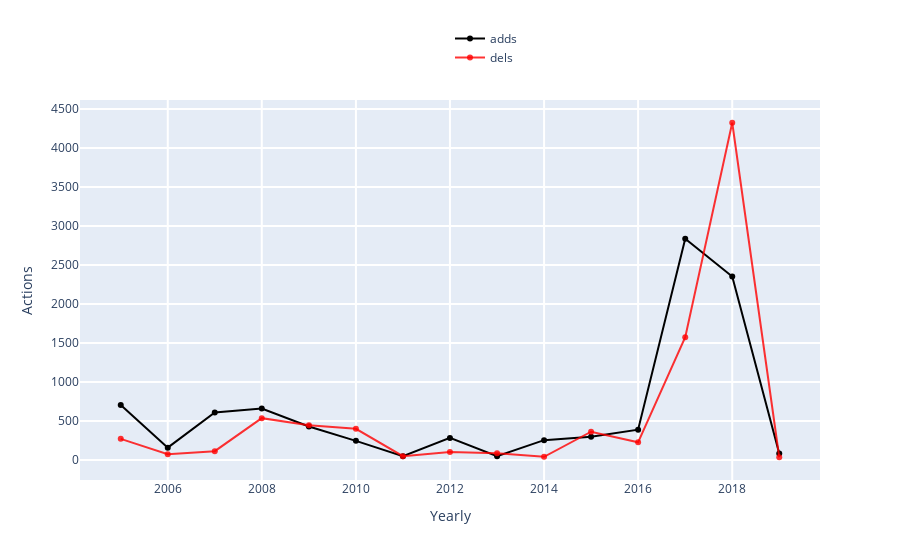

Notebook source saved alongside this figure:
### Markdown cell above
In the following graph you can
* select the *date range* and *granularity* (yearly, monthly) of the timeline (X-axis), and 
* plot any of the following *change action types* in the black, red, blue and green lines. 

<br>


<details>    
    <summary style="cursor: pointer;font-weight:bold">Explanation of the change action types</summary>

   
- **adds**: number of first-time insertions / additions
- **adds_surv_48h**: number of adds that survived at least 48 hours (after 48h, the risk of being removed is negligible on avg.)
- **adds_stopword_count**:  number of insertions that were only [stop words](https://github.com/gesiscss/wikiwho_demo_new/blob/master/data/stopword_list.txt)
<br>

- **dels**: number of deletions
- **dels_surv_48h**: number of deletions that were not resinserted in the next 48 hours 
- **dels_stopword_count**: number of deletions that were only [stop words](https://github.com/gesiscss/wikiwho_demo_new/blob/master/data/stopword_list.txt)
<br>

- **reins**: number of reinsertions
- **reins_surv_48h**: number of reinsertions that survived at least 48 hours
- **reins_stopword_count**: number of reinsertions that were only [stop words](https://github.com/gesiscss/wikiwho_demo_new/blob/master/data/stopword_list.txt)
</details>
<br>


<details>    
    <summary style="cursor: pointer;font-weight:bold">Example</summary>

For instance, if you see 10 "adds" in a month, but only 4 "adds_surv_48h", 10 completely new tokens/words have been added to the article, but only 4 of them stayed in the article for more than 2 days, which usually means the other 6 are gone for good. If "dels" are performed and don't survive, that means that these deletions have been undone, i.e., the deleted tokens have been put back. I.e., these are measurements of the longevity and stability of edit actions done to the article.
</details>

### Code cell
# create and display the button
button2 = widgets.Button(description="Load Actions", layout=Layout(width='160px'))
display(button2)

def on_click_details(b):
    global agg_actions
    global editors
    global action_types
    with out4:
        clear_output()
        display(md(f"***Page: {the_page['title']}***"))
        
        wikiwho = WikiWho(lng='en')
        agg_actions = wikiwho.dv.edit_persistence(the_page.page_id)

        # Eliminate columns containing 'persistent'
        new_cols = agg_actions.columns[~agg_actions.columns.str.contains('persistent')]
        agg_actions = agg_actions[new_cols]

        # define total columns
        total_columns = ['total', 'total_surv_48h', 'total_stopword_count']

        # add columns with the total actions
        agg_actions = agg_actions.join(pd.DataFrame(
            agg_actions.loc[:,'adds':'adds_stopword_count'].values +\
            agg_actions.loc[:,'dels':'dels_stopword_count'].values +\
            agg_actions.loc[:,'reins':'reins_stopword_count'].values, 
            index=agg_actions.index, 
            columns=total_columns
        ))

        # the output widget is used to update the qgrid
        print("Downloading editor usernames (i.e. *editor* column)...")
        
        clear_output()
        # Grab user names from wikipedia and merge them to the editors_conflict dataframe
        wikipedia_dv = WikipediaDV(WikipediaAPI(domain='en.wikipedia.org'))
        editors = wikipedia_dv.get_editors(agg_actions['editor_id'].unique()).rename(columns = {
            'userid': 'editor_id'})

        # Merge the names of the editors to the aggregate actions dataframe
        display(md(f"***Page: {the_page['title']}***"))
        agg_actions = agg_actions.merge(editors[['editor_id', 'name']], on='editor_id')
        agg_actions.insert(3, 'editor', agg_actions['name'])
        agg_actions = agg_actions.drop(columns=['name'])
        agg_actions['editor'] = agg_actions['editor'].fillna("Unregistered")
                
        # Convert to datetime
        agg_actions['year_month'] = pd.to_datetime(agg_actions['year_month'])

        # Group the data by year month and page (drop the editor information)
        agg_actions.drop('editor_id', axis=1).groupby(['year_month','page_id']).sum().reset_index()

        # Listener
        listener = ActionsListener(agg_actions)
        action_types = (agg_actions.columns[4:13]).values.tolist()

        # Visualization
        interact(listener.listen,
                 _range = get_date_slider_from_datetime(agg_actions['year_month']),
                 editor=fixed('All'),
                 granularity=Dropdown(options=['Yearly', 'Monthly'], value='Yearly'),
                 black=Dropdown(options=action_types, value='adds'), 
                 red=Dropdown(options= ['None'] + action_types, value='dels'),
                 green=Dropdown(options= ['None'] + action_types, value='None'), 
                 blue=Dropdown(options= ['None'] + action_types, value='None'))

    
out4 = Output()
display(out4)

# set the event
button2.on_click(on_click_details)

# trigger the event with the default value
on_click_details(button2)

### Figure 1 — Plotly figure (JSON) as saved in the notebook; plotly's stock layout.template omitted (floating-point values rounded to 4 significant figures)
{"data": [{"marker": {"color": "rgba(0, 0, 0, 1)"}, "name": "adds", "type": "scatter", "x": ["2005-01-01T00:00:00", "2006-01-01T00:00:00", "2007-01-01T00:00:00", "2008-01-01T00:00:00", "2009-01-01T00:00:00", "2010-01-01T00:00:00", "2011-01-01T00:00:00", "2012-01-01T00:00:00", "2013-01-01T00:00:00", "2014-01-01T00:00:00", "2015-01-01T00:00:00", "2016-01-01T00:00:00", "2017-01-01T00:00:00", "2018-01-01T00:00:00", "2019-01-01T00:00:00"], "y": [705, 158, 608, 659, 430, 245, 49, 283, 48, 254, 298, 388, 2836, 2351, 84]}, {"marker": {"color": "rgba(255, 0, 0, .8)"}, "name": "dels", "type": "scatter", "x": ["2005-01-01T00:00:00", "2006-01-01T00:00:00", "2007-01-01T00:00:00", "2008-01-01T00:00:00", "2009-01-01T00:00:00", "2010-01-01T00:00:00", "2011-01-01T00:00:00", "2012-01-01T00:00:00", "2013-01-01T00:00:00", "2014-01-01T00:00:00", "2015-01-01T00:00:00", "2016-01-01T00:00:00", "2017-01-01T00:00:00", "2018-01-01T00:00:00", "2019-01-01T00:00:00"], "y": [271, 74, 113, 536, 444, 399, 49, 103, 86, 41, 362, 226, 1573, 4323, 35]}], "layout": {"barmode": "group", "hovermode": "closest", "legend": {"x": 0.5, "y": 1.2}, "showlegend": true, "xaxis": {"gridwidth": 2, "ticklen": 5, "title": {"text": "Yearly"}, "zeroline": true}, "yaxis": {"gridwidth": 2, "ticklen": 5, "title": {"text": "Actions"}}}}
